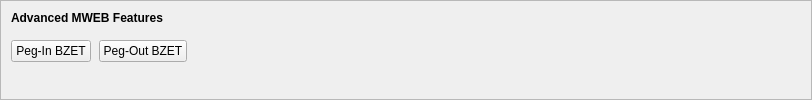
    <widget class="QFrame" name="frameMWEBFeatures">
     <property name="sizePolicy">
      <sizepolicy hsizetype="Expanding" vsizetype="Expanding">
       <horstretch>0</horstretch>
       <verstretch>0</verstretch>
      </sizepolicy>
     </property>
     <property name="maximumSize">
      <size>
       <width>16777215</width>
       <height>16777215</height>
      </size>
     </property>
     <property name="frameShape">
      <enum>QFrame::StyledPanel</enum>
     </property>
     <property name="frameShadow">
      <enum>QFrame::Sunken</enum>
     </property>
     <layout class="QVBoxLayout" name="verticalLayoutMWEBFeatures2">
      <property name="spacing">
       <number>0</number>
      </property>
      <property name="leftMargin">
       <number>0</number>
      </property>
      <property name="topMargin">
       <number>0</number>
      </property>
      <property name="rightMargin">
       <number>0</number>
      </property>
      <property name="bottomMargin">
       <number>6</number>
      </property>
      <item>
       <layout class="QVBoxLayout" name="verticalLayoutMWEBFeatures" stretch="0,0,1">
        <property name="spacing">
         <number>0</number>
        </property>
        <property name="leftMargin">
         <number>10</number>
        </property>
        <property name="topMargin">
         <number>10</number>
        </property>
        <item>
         <layout class="QHBoxLayout" name="horizontalLayoutMWEBFeatures1">
          <property name="bottomMargin">
           <number>15</number>
          </property>
          <item>
           <widget class="QLabel" name="labelMWEBFeatures">
            <property name="sizePolicy">
             <sizepolicy hsizetype="Preferred" vsizetype="Maximum">
              <horstretch>0</horstretch>
              <verstretch>0</verstretch>
             </sizepolicy>
            </property>
            <property name="font">
             <font>
              <weight>75</weight>
              <bold>true</bold>
             </font>
            </property>
            <property name="styleSheet">
             <string notr="true">font-weight:bold;</string>
            </property>
            <property name="text">
             <string>Advanced MWEB Features</string>
            </property>
           </widget>
          </item>
         </layout>
        </item>
        <item>
         <layout class="QHBoxLayout" name="horizontalLayoutMWEBFeatures2" stretch="0,0,0">
          <property name="spacing">
           <number>8</number>
          </property>
          <property name="bottomMargin">
           <number>10</number>
          </property>
          <item>
           <widget class="QPushButton" name="pushButtonMWEBPegIn">
            <property name="styleSheet">
             <string notr="true"/>
            </property>
            <property name="text">
             <string>Peg-In BZET</string>
            </property>
            <property name="checkable">
             <bool>true</bool>
            </property>
            <property name="autoDefault">
             <bool>false</bool>
            </property>
           </widget>
          </item>
          <item>
           <widget class="QPushButton" name="pushButtonMWEBPegOut">
            <property name="styleSheet">
             <string notr="true"/>
            </property>
            <property name="text">
             <string>Peg-Out BZET</string>
            </property>
            <property name="checkable">
             <bool>true</bool>
            </property>
            <property name="autoDefault">
             <bool>false</bool>
            </property>
           </widget>
          </item>
          <item>
           <spacer name="horizontalSpacerMWEBFeatures">
            <property name="orientation">
             <enum>Qt::Horizontal</enum>
            </property>
            <property name="sizeHint" stdset="0">
             <size>
              <width>40</width>
              <height>1</height>
             </size>
            </property>
           </spacer>
          </item>
         </layout>
        </item>
        <item>
         <spacer name="verticalSpacerMWEBFeatures">
          <property name="orientation">
           <enum>Qt::Vertical</enum>
          </property>
          <property name="sizeHint" stdset="0">
           <size>
            <width>800</width>
            <height>1</height>
           </size>
          </property>
         </spacer>
        </item>
       </layout>
      </item>
     </layout>
    </widget>
